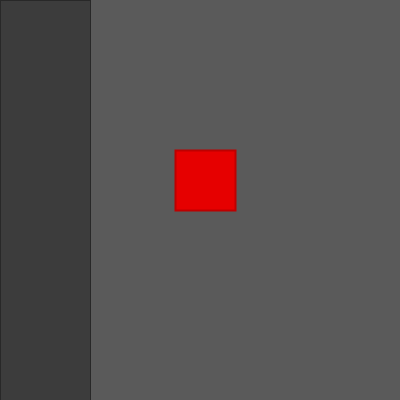
Frame 1 (no input)
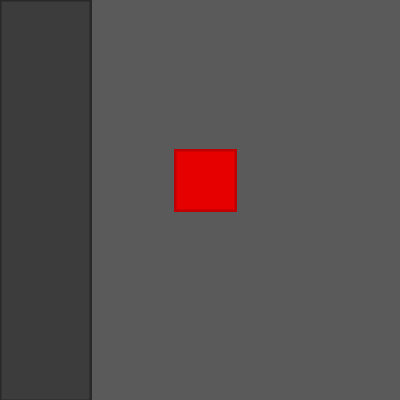
Frame 60 (the mouse pressed at the canvas centre just before this capture)
Frame 120 (the mouse held since frame 60 and released just before this capture): identical to frame 60, image omitted

The Processing sketch that drew these frames (run headless with seeded random() and noise(); from frame 60 on, the mouse is pressed at the canvas centre):

// Processing sketch: Dice_Program
// ── Dice_Program.pde
float x = 205;

void setup() {
 size(400,400);
 background(90);
  
}

void draw() {
  stroke(40);
  fill(60);
  rect(0,0,90,400);
  diceD6();
  
}

void diceD6(){
 stroke(190,0,0);
 strokeWeight(2);
 fill(230,0,0);
 rect(175,150,60,60);
  
}

void duct(){
  duct1();
  duct2();
  duct3();
  duct4();
  duct5();
  duct6();
 
}
  
void duct1(){
 stroke(240,240,240);
 fill(256,256,256);
 ellipse(205,180,10,10);
 
}

void duct2(){
 stroke(240,240,240);
 fill(256,256,256);
 ellipse(190,180,10,10);
 ellipse(220,180,10,10);
 
}

void duct3(){
 stroke(240,240,240);
 fill(256,256,256);
 ellipse(190,192,10,10);
 ellipse(220,192,10,10);
 ellipse(205,168,10,10);
 
}

void duct4(){
 stroke(240,240,240);
 fill(256,256,256);
 ellipse(190,195,10,10);
 ellipse(220,195,10,10);
 ellipse(220,165,10,10);
 ellipse(190,165,10,10);
 
}

void duct5(){
 stroke(240,240,240);
 fill(256,256,256);
 ellipse(190,195,10,10);
 ellipse(220,195,10,10);
 ellipse(220,165,10,10);
 ellipse(190,165,10,10);
 ellipse(205,180,10,10);
 
}

void duct6(){
 stroke(240,240,240);
 fill(256,256,256);
 ellipse(190,195,10,10);
 ellipse(220,195,10,10);
 ellipse(220,165,10,10);
 ellipse(190,165,10,10);
 ellipse(190,180,10,10);
 ellipse(220,180,10,10);
 
}
